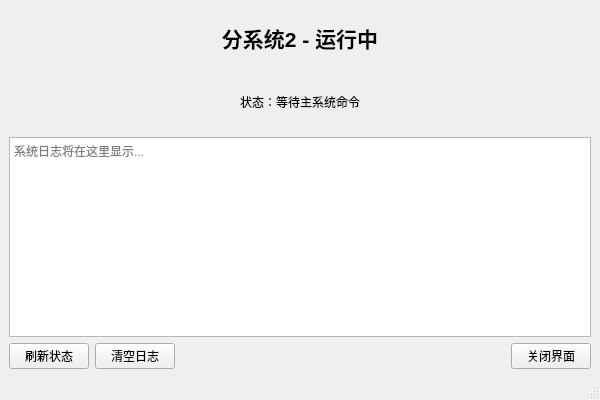
<?xml version="1.0" encoding="UTF-8"?>
<ui version="4.0">
 <class>MainWindow</class>
 <widget class="QMainWindow" name="MainWindow">
  <property name="geometry">
   <rect>
    <x>0</x>
    <y>0</y>
    <width>600</width>
    <height>400</height>
   </rect>
  </property>
  <property name="windowTitle">
   <string>分系统1</string>
  </property>
  <widget class="QWidget" name="centralwidget">
   <layout class="QVBoxLayout" name="verticalLayout">
    <item>
     <widget class="QLabel" name="titleLabel">
      <property name="font">
       <font>
        <pointsize>16</pointsize>
        <bold>true</bold>
       </font>
      </property>
      <property name="text">
       <string>分系统2 - 运行中</string>
      </property>
      <property name="alignment">
       <set>Qt::AlignCenter</set>
      </property>
     </widget>
    </item>
    <item>
     <widget class="QLabel" name="statusLabel">
      <property name="text">
       <string>状态：等待主系统命令</string>
      </property>
      <property name="alignment">
       <set>Qt::AlignCenter</set>
      </property>
     </widget>
    </item>
    <item>
     <widget class="QTextEdit" name="logTextEdit">
      <property name="maximumSize">
       <size>
        <width>16777215</width>
        <height>200</height>
       </size>
      </property>
      <property name="placeholderText">
       <string>系统日志将在这里显示...</string>
      </property>
     </widget>
    </item>
    <item>
     <layout class="QHBoxLayout" name="buttonLayout">
      <item>
       <widget class="QPushButton" name="refreshBtn">
        <property name="text">
         <string>刷新状态</string>
        </property>
       </widget>
      </item>
      <item>
       <widget class="QPushButton" name="clearLogBtn">
        <property name="text">
         <string>清空日志</string>
        </property>
       </widget>
      </item>
      <item>
       <spacer name="horizontalSpacer">
        <property name="orientation">
         <enum>Qt::Horizontal</enum>
        </property>
        <property name="sizeHint" stdset="0">
         <size>
          <width>40</width>
          <height>20</height>
         </size>
        </property>
       </spacer>
      </item>
      <item>
       <widget class="QPushButton" name="closeBtn">
        <property name="text">
         <string>关闭界面</string>
        </property>
       </widget>
      </item>
     </layout>
    </item>
   </layout>
  </widget>
  <widget class="QMenuBar" name="menubar">
   <property name="geometry">
    <rect>
     <x>0</x>
     <y>0</y>
     <width>600</width>
     <height>17</height>
    </rect>
   </property>
  </widget>
  <widget class="QStatusBar" name="statusbar"/>
 </widget>
 <resources/>
 <connections/>
</ui>
